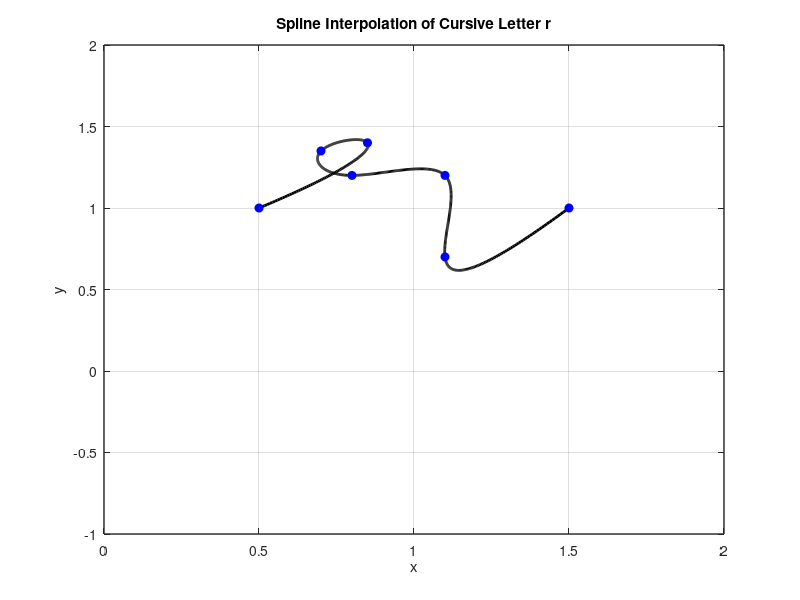

This figure's MATLAB source:
x = [0.5 0.85 0.7 0.8 1.1 1.1 1.5];
y = [1 1.4 1.35 1.2 1.2 0.7 1];

n = length(x);
t = 0:n-1; % Parametric coordinate t
tt = 0:0.01:n-1; % More dense coordinate tt for spline interpolation

% Compute spline interpolation
xx = spline(t, x, tt);
yy = spline(t, y, tt);

% Plot settings
figure(1)
plot(xx, yy, 'k', 'LineWidth', 2) % plot spline
hold on
plot(x, y, 'bo', 'MarkerFaceColor', 'b') % plot data points
axis([0 2 -1 2])
grid on
title('Spline Interpolation of Cursive Letter r')
xlabel('x')
ylabel('y')
set(gca, 'FontSize', 10, 'LineWidth', 1)
grid on
